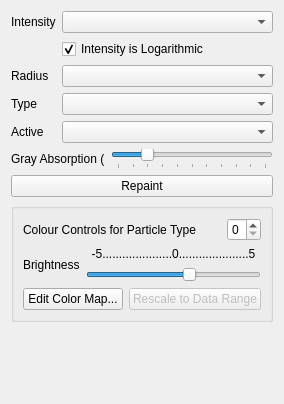
<?xml version="1.0" encoding="UTF-8"?>
<ui version="4.0">
 <class>pqSplotchRaytraceDisplayPanelDecorator</class>
 <widget class="QWidget" name="pqSplotchRaytraceDisplayPanelDecorator">
  <property name="geometry">
   <rect>
    <x>0</x>
    <y>0</y>
    <width>284</width>
    <height>404</height>
   </rect>
  </property>
  <property name="windowTitle">
   <string>Form</string>
  </property>
  <layout class="QGridLayout" name="gridLayout_3">
   <item row="3" column="0">
    <widget class="QLabel" name="IntensityLabel">
     <property name="text">
      <string>Intensity</string>
     </property>
    </widget>
   </item>
   <item row="5" column="0">
    <widget class="QLabel" name="RadiusArrayLabel">
     <property name="text">
      <string>Radius</string>
     </property>
    </widget>
   </item>
   <item row="5" column="1">
    <widget class="QComboBox" name="RadiusArray">
     <property name="sizePolicy">
      <sizepolicy hsizetype="Expanding" vsizetype="Fixed">
       <horstretch>0</horstretch>
       <verstretch>0</verstretch>
      </sizepolicy>
     </property>
    </widget>
   </item>
   <item row="6" column="0">
    <widget class="QLabel" name="TypeArrayLabel">
     <property name="text">
      <string>Type</string>
     </property>
    </widget>
   </item>
   <item row="6" column="1">
    <widget class="QComboBox" name="TypeArray">
     <property name="sizePolicy">
      <sizepolicy hsizetype="Expanding" vsizetype="Fixed">
       <horstretch>0</horstretch>
       <verstretch>0</verstretch>
      </sizepolicy>
     </property>
    </widget>
   </item>
   <item row="7" column="0">
    <widget class="QLabel" name="ActiveArrayLabel">
     <property name="text">
      <string>Active</string>
     </property>
    </widget>
   </item>
   <item row="7" column="1">
    <widget class="QComboBox" name="ActiveArray">
     <property name="sizePolicy">
      <sizepolicy hsizetype="Expanding" vsizetype="Fixed">
       <horstretch>0</horstretch>
       <verstretch>0</verstretch>
      </sizepolicy>
     </property>
    </widget>
   </item>
   <item row="3" column="1">
    <widget class="QComboBox" name="IntensityArray">
     <property name="sizePolicy">
      <sizepolicy hsizetype="Expanding" vsizetype="Fixed">
       <horstretch>0</horstretch>
       <verstretch>0</verstretch>
      </sizepolicy>
     </property>
    </widget>
   </item>
   <item row="12" column="0" colspan="2">
    <spacer name="verticalSpacer">
     <property name="orientation">
      <enum>Qt::Vertical</enum>
     </property>
     <property name="sizeHint" stdset="0">
      <size>
       <width>20</width>
       <height>0</height>
      </size>
     </property>
    </spacer>
   </item>
   <item row="10" column="0" colspan="2">
    <widget class="QGroupBox" name="groupBox">
     <property name="title">
      <string/>
     </property>
     <layout class="QGridLayout" name="gridLayout_2">
      <item row="0" column="0" colspan="2">
       <layout class="QHBoxLayout" name="horizontalLayout_2">
        <item>
         <widget class="QLabel" name="label_3">
          <property name="text">
           <string>Colour Controls for Particle Type</string>
          </property>
         </widget>
        </item>
        <item>
         <spacer name="horizontalSpacer">
          <property name="orientation">
           <enum>Qt::Horizontal</enum>
          </property>
          <property name="sizeHint" stdset="0">
           <size>
            <width>40</width>
            <height>20</height>
           </size>
          </property>
         </spacer>
        </item>
        <item>
         <widget class="QSpinBox" name="TypeSpin">
          <property name="maximum">
           <number>9</number>
          </property>
         </widget>
        </item>
       </layout>
      </item>
      <item row="2" column="0" rowspan="2">
       <widget class="QLabel" name="label">
        <property name="frameShape">
         <enum>QFrame::NoFrame</enum>
        </property>
        <property name="frameShadow">
         <enum>QFrame::Plain</enum>
        </property>
        <property name="text">
         <string>Brightness</string>
        </property>
        <property name="scaledContents">
         <bool>false</bool>
        </property>
       </widget>
      </item>
      <item row="2" column="1">
       <widget class="QLabel" name="label_2">
        <property name="frameShape">
         <enum>QFrame::NoFrame</enum>
        </property>
        <property name="text">
         <string>-5.....................0.....................5</string>
        </property>
        <property name="textFormat">
         <enum>Qt::PlainText</enum>
        </property>
        <property name="alignment">
         <set>Qt::AlignCenter</set>
        </property>
       </widget>
      </item>
      <item row="3" column="1">
       <widget class="QSlider" name="Brightness">
        <property name="minimum">
         <number>-500</number>
        </property>
        <property name="maximum">
         <number>500</number>
        </property>
        <property name="singleStep">
         <number>1</number>
        </property>
        <property name="pageStep">
         <number>100</number>
        </property>
        <property name="value">
         <number>102</number>
        </property>
        <property name="orientation">
         <enum>Qt::Horizontal</enum>
        </property>
        <property name="tickPosition">
         <enum>QSlider::NoTicks</enum>
        </property>
       </widget>
      </item>
      <item row="5" column="0" colspan="2">
       <layout class="QHBoxLayout" name="horizontalLayout">
        <item>
         <widget class="QPushButton" name="EditColorMapButton">
          <property name="text">
           <string>Edit Color Map...</string>
          </property>
         </widget>
        </item>
        <item>
         <widget class="QPushButton" name="RescaleButton">
          <property name="enabled">
           <bool>false</bool>
          </property>
          <property name="text">
           <string>Rescale to Data Range</string>
          </property>
         </widget>
        </item>
       </layout>
      </item>
     </layout>
    </widget>
   </item>
   <item row="9" column="0" colspan="2">
    <widget class="QPushButton" name="RepaintButton">
     <property name="sizePolicy">
      <sizepolicy hsizetype="Preferred" vsizetype="Fixed">
       <horstretch>0</horstretch>
       <verstretch>0</verstretch>
      </sizepolicy>
     </property>
     <property name="text">
      <string>Repaint</string>
     </property>
    </widget>
   </item>
   <item row="4" column="1">
    <widget class="QCheckBox" name="LogIntensity">
     <property name="text">
      <string>Intensity is Logarithmic</string>
     </property>
     <property name="checked">
      <bool>true</bool>
     </property>
    </widget>
   </item>
   <item row="8" column="0" colspan="2">
    <layout class="QHBoxLayout" name="horizontalLayout_3">
     <item>
      <widget class="QLabel" name="label_4">
       <property name="text">
        <string>Gray Absorption (</string>
       </property>
      </widget>
     </item>
     <item>
      <widget class="QSlider" name="Gray">
       <property name="minimum">
        <number>-500</number>
       </property>
       <property name="maximum">
        <number>0</number>
       </property>
       <property name="pageStep">
        <number>50</number>
       </property>
       <property name="value">
        <number>-400</number>
       </property>
       <property name="orientation">
        <enum>Qt::Horizontal</enum>
       </property>
       <property name="tickPosition">
        <enum>QSlider::TicksBelow</enum>
       </property>
      </widget>
     </item>
    </layout>
   </item>
  </layout>
 </widget>
 <resources/>
 <connections/>
</ui>
